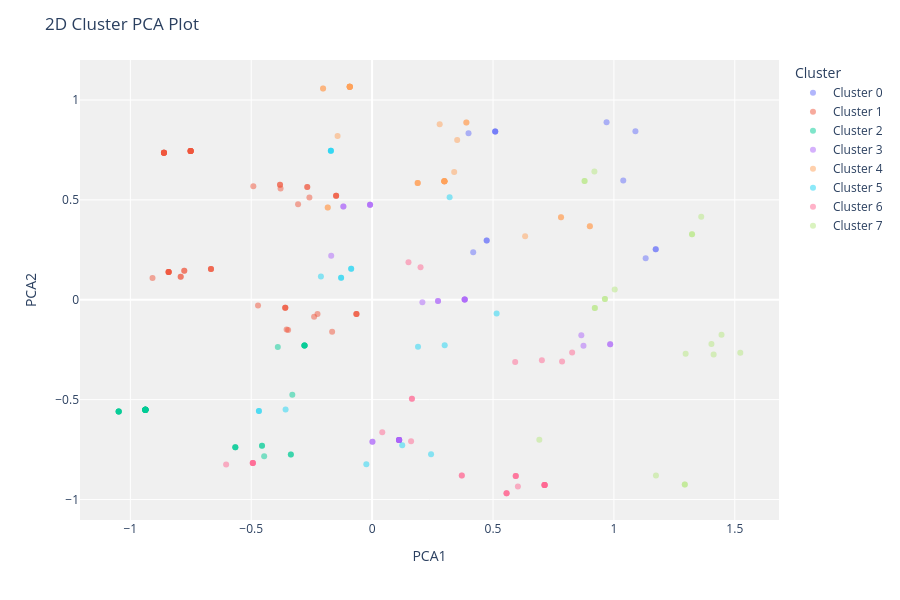

Notebook code for this chart:
### Code cell
plot_model(kmeans, plot='cluster')

### Figure 1 — Plotly figure (JSON) as saved in the notebook; plotly's stock layout.template omitted (floating-point values rounded to 4 significant figures)
{"data": [{"customdata": [["45-54"], ["25-34"], ["45-54"], ["45-54"], ["25-34"], ["45-54"], ["45-54"], ["45-54"], ["45-54"], ["18-24"], ["25-34"], ["25-34"], ["55-64"]], "hovertemplate": "Cluster=Cluster 0<br>PCA1=%{x}<br>PCA2=%{y}<br>Feature=%{customdata[0]}<extra></extra>", "legendgroup": "Cluster 0", "marker": {"color": "#636efa", "opacity": 0.5, "symbol": "circle"}, "mode": "markers", "name": "Cluster 0", "orientation": "v", "showlegend": true, "textposition": "top center", "type": "scatter", "x": [1.089, 0.4738, 0.9697, 0.5091, 1.173, 1.039, 0.5091, 0.3987, 0.5091, 1.131, 0.4738, 1.173, 0.4181], "xaxis": "x", "y": [0.8438, 0.2959, 0.8886, 0.842, 0.2529, 0.5967, 0.842, 0.8338, 0.842, 0.2076, 0.2959, 0.2529, 0.2373], "yaxis": "y"}, {"customdata": [["18-24"], ["45-54"], ["45-54"], ["45-54"], ["45-54"], ["45-54"], ["55-64"], ["unknown"], ["55-64"], ["25-34"], ["25-34"], ["45-54"], ["45-54"], ["55-64"], ["55-64"], ["45-54"], ["55-64"], ["55-64"], ["25-34"], ["25-34"], ["45-54"], ["45-54"], [">=65"], ["45-54"], ["45-54"], ["45-54"], [">=65"], ["45-54"], ["55-64"], ["55-64"], ["25-34"], ["45-54"], ["25-34"], ["25-34"], ["45-54"], ["25-34"], ["45-54"], ["55-64"], ["45-54"], ["45-54"], ["45-54"], ["45-54"], ["<18"], ["45-54"], ["45-54"], ["45-54"], ["45-54"], ["55-64"], ["unknown"], ["45-54"], [">=65"]], "hovertemplate": "Cluster=Cluster 1<br>PCA1=%{x}<br>PCA2=%{y}<br>Feature=%{customdata[0]}<extra></extra>", "legendgroup": "Cluster 1", "marker": {"color": "#EF553B", "opacity": 0.5, "symbol": "circle"}, "mode": "markers", "name": "Cluster 1", "orientation": "v", "showlegend": true, "textposition": "top center", "type": "scatter", "x": [-0.2258, -0.7505, -0.7505, -0.8609, -0.8609, -0.3786, -0.8415, -0.9082, -0.3592, -0.06492, -0.6665, -0.8609, -0.7505, -0.8415, -0.4719, -0.3809, -0.8415, -0.8415, -0.7769, -0.06492, -0.3809, -0.3062, -0.7916, -0.2593, -0.1489, -0.7505, -0.7916, -0.7505, -0.2399, -0.3592, -0.7769, -0.7505, -0.06492, -0.6665, -0.7505, -0.6665, -0.7505, -0.8415, -0.8609, -0.2682, -0.8609, -0.1489, -0.1654, -0.1489, -0.8609, -0.2682, -0.8609, -0.3592, -0.3535, -0.4913, -0.3473], "xaxis": "x", "y": [-0.07136, 0.7442, 0.7442, 0.736, 0.736, 0.5567, 0.1394, 0.109, -0.0399, -0.0709, 0.1533, 0.736, 0.7442, 0.1394, -0.02901, 0.5757, 0.1394, 0.1394, 0.1451, -0.0709, 0.5757, 0.4781, 0.1145, 0.5118, 0.52, 0.7442, 0.1145, 0.7442, -0.08475, -0.0399, 0.1451, 0.7442, -0.0709, 0.1533, 0.7442, 0.1533, 0.7442, 0.1394, 0.736, 0.5648, 0.736, 0.52, -0.1606, 0.52, 0.736, 0.5648, 0.736, -0.0399, -0.1489, 0.5675, -0.1516], "yaxis": "y"}, {"customdata": [["35-44"], ["35-44"], ["35-44"], ["35-44"], ["35-44"], ["35-44"], ["35-44"], ["35-44"], ["35-44"], ["35-44"], ["35-44"], ["35-44"], ["35-44"], ["35-44"], ["35-44"], ["35-44"], ["35-44"], ["35-44"], ["35-44"], ["35-44"], ["35-44"], ["35-44"], ["35-44"], ["35-44"], ["35-44"], ["35-44"], ["35-44"], ["35-44"], ["35-44"], ["35-44"], ["35-44"], ["35-44"], ["35-44"], ["35-44"], ["35-44"], ["35-44"], ["35-44"]], "hovertemplate": "Cluster=Cluster 2<br>PCA1=%{x}<br>PCA2=%{y}<br>Feature=%{customdata[0]}<extra></extra>", "legendgroup": "Cluster 2", "marker": {"color": "#00cc96", "opacity": 0.5, "symbol": "circle"}, "mode": "markers", "name": "Cluster 2", "orientation": "v", "showlegend": true, "textposition": "top center", "type": "scatter", "x": [-0.9377, -0.5658, -0.9377, -0.9377, -0.4554, -0.2797, -0.9377, -0.2797, -0.4465, -0.9377, -0.3361, -0.9377, -1.048, -0.9377, -0.5658, -0.9377, -0.3361, -0.9377, -0.2797, -0.2797, -0.9377, -0.33, -1.048, -0.9377, -1.048, -0.2797, -0.9377, -0.5658, -0.9377, -0.9377, -0.3901, -0.9377, -1.048, -1.048, -0.9377, -0.9377, -0.4554], "xaxis": "x", "y": [-0.5511, -0.7386, -0.5511, -0.5511, -0.7304, -0.2291, -0.5511, -0.2291, -0.7834, -0.5511, -0.7752, -0.5511, -0.5593, -0.5511, -0.7386, -0.5511, -0.7752, -0.5511, -0.2291, -0.2291, -0.5511, -0.4762, -0.5593, -0.5511, -0.5593, -0.2291, -0.5511, -0.7386, -0.5511, -0.5511, -0.2373, -0.5511, -0.5593, -0.5593, -0.5511, -0.5511, -0.7304], "yaxis": "y"}, {"customdata": [["35-44"], ["25-34"], ["35-44"], ["25-34"], ["35-44"], ["55-64"], ["35-44"], ["25-34"], ["25-34"], ["25-34"], ["25-34"], ["35-44"], ["35-44"], ["25-34"], ["25-34"], ["25-34"], ["35-44"], ["25-34"], ["25-34"], ["25-34"], ["35-44"], ["25-34"], ["35-44"], ["25-34"], ["25-34"], ["35-44"], ["25-34"]], "hovertemplate": "Cluster=Cluster 3<br>PCA1=%{x}<br>PCA2=%{y}<br>Feature=%{customdata[0]}<extra></extra>", "legendgroup": "Cluster 3", "marker": {"color": "#ab63fa", "opacity": 0.5, "symbol": "circle"}, "mode": "markers", "name": "Cluster 3", "orientation": "v", "showlegend": true, "textposition": "top center", "type": "scatter", "x": [0.1117, 0.3829, 0.001316, 0.9845, 0.1117, 0.2079, 0.1117, 0.3829, 0.2725, 0.2725, 0.8741, 0.1117, 0.001316, -0.008497, 0.3829, -0.1692, 0.1117, -0.1189, 0.8652, 0.9845, 0.1117, -0.008497, 0.1117, -0.008497, 0.3829, 0.1117, -0.1189], "xaxis": "x", "y": [-0.7027, 0.001635, -0.7109, -0.2225, -0.7027, -0.01221, -0.7027, 0.001635, -0.00656, -0.00656, -0.2307, -0.7027, -0.7109, 0.4753, 0.001635, 0.2199, -0.7027, 0.4671, -0.1777, -0.2225, -0.7027, 0.4753, -0.7027, 0.4753, 0.001635, -0.7027, 0.4671], "yaxis": "y"}, {"customdata": [["45-54"], ["45-54"], ["45-54"], ["45-54"], ["45-54"], ["45-54"], ["45-54"], ["45-54"], ["45-54"], ["45-54"], ["45-54"], ["45-54"], ["45-54"], ["45-54"], ["45-54"], ["45-54"], ["45-54"], ["55-64"], ["45-54"], ["45-54"], ["45-54"], ["45-54"], ["45-54"], ["45-54"], ["55-64"], ["45-54"], ["45-54"], ["45-54"], ["45-54"], ["45-54"], ["45-54"], ["45-54"], ["45-54"]], "hovertemplate": "Cluster=Cluster 4<br>PCA1=%{x}<br>PCA2=%{y}<br>Feature=%{customdata[0]}<extra></extra>", "legendgroup": "Cluster 4", "marker": {"color": "#FFA15A", "opacity": 0.5, "symbol": "circle"}, "mode": "markers", "name": "Cluster 4", "orientation": "v", "showlegend": true, "textposition": "top center", "type": "scatter", "x": [0.2989, 0.3898, 0.7812, 0.1885, 0.1885, -0.09252, 0.2989, -0.09252, 0.2989, 0.9005, 0.3518, 0.2989, -0.09252, 0.2989, 0.2989, 0.1885, 0.9005, -0.1835, 0.7812, -0.09252, -0.09252, 0.3898, -0.09252, -0.2029, -0.1835, 0.6328, -0.09252, 0.3395, -0.1428, -0.09252, 0.2989, -0.2029, 0.2794], "xaxis": "x", "y": [0.5925, 0.8869, 0.4132, 0.5843, 0.5843, 1.066, 0.5925, 1.066, 0.5925, 0.3684, 0.8001, 0.5925, 1.066, 0.5925, 0.5925, 0.5843, 0.3684, 0.4614, 0.4132, 1.066, 1.066, 0.8869, 1.066, 1.058, 0.4614, 0.3183, 1.066, 0.6397, 0.819, 1.066, 0.5925, 1.058, 0.8787], "yaxis": "y"}, {"customdata": [["35-44"], ["45-54"], ["35-44"], ["35-44"], ["35-44"], ["18-24"], ["45-54"], ["45-54"], [">=65"], ["25-34"], ["35-44"], ["35-44"], ["25-34"], ["45-54"], ["35-44"], ["35-44"], ["18-24"], ["25-34"]], "hovertemplate": "Cluster=Cluster 5<br>PCA1=%{x}<br>PCA2=%{y}<br>Feature=%{customdata[0]}<extra></extra>", "legendgroup": "Cluster 5", "marker": {"color": "#19d3f3", "opacity": 0.5, "symbol": "circle"}, "mode": "markers", "name": "Cluster 5", "orientation": "v", "showlegend": true, "textposition": "top center", "type": "scatter", "x": [0.1245, 0.3206, 0.2437, -0.4682, 0.1898, -0.1283, -0.1707, -0.1707, -0.2118, -0.08664, -0.02392, -0.3579, -0.08664, -0.1707, -0.4682, 0.3002, -0.1283, 0.515], "xaxis": "x", "y": [-0.7286, 0.5136, -0.7734, -0.5575, -0.2355, 0.1097, 0.746, 0.746, 0.1163, 0.1551, -0.8235, -0.5493, 0.1551, 0.746, -0.5575, -0.2273, 0.1097, -0.06911], "yaxis": "y"}, {"customdata": [["35-44"], ["35-44"], ["18-24"], ["35-44"], ["35-44"], ["35-44"], ["35-44"], ["35-44"], [">=65"], [">=65"], ["25-34"], ["35-44"], ["35-44"], ["35-44"], ["35-44"], ["35-44"], ["35-44"], ["35-44"], ["35-44"], ["55-64"], ["35-44"], ["35-44"], ["35-44"], ["35-44"], ["35-44"], ["35-44"], ["35-44"], [">=65"], ["35-44"], ["35-44"]], "hovertemplate": "Cluster=Cluster 6<br>PCA1=%{x}<br>PCA2=%{y}<br>Feature=%{customdata[0]}<extra></extra>", "legendgroup": "Cluster 6", "marker": {"color": "#FF6692", "opacity": 0.5, "symbol": "circle"}, "mode": "markers", "name": "Cluster 6", "orientation": "v", "showlegend": true, "textposition": "top center", "type": "scatter", "x": [0.556, 0.7133, 0.7856, 0.1646, 0.594, 0.7133, 0.7133, 0.371, 0.2003, 0.5917, 0.8272, 0.04192, -0.4934, 0.1646, -0.4934, 0.556, -0.4934, -0.6038, 0.7133, 0.1504, 0.1612, 0.594, 0.556, -0.4934, 0.371, 0.6029, 0.7133, 0.7021, 0.7133, 0.594], "xaxis": "x", "y": [-0.9688, -0.9269, -0.3097, -0.4951, -0.882, -0.9269, -0.9269, -0.8793, 0.1623, -0.3114, -0.2644, -0.6637, -0.8171, -0.4951, -0.8171, -0.9688, -0.8171, -0.8253, -0.9269, 0.1872, -0.7086, -0.882, -0.9688, -0.8171, -0.8793, -0.935, -0.9269, -0.3032, -0.9269, -0.882], "yaxis": "y"}, {"customdata": [["18-24"], ["35-44"], ["35-44"], ["25-34"], ["25-34"], ["45-54"], ["18-24"], ["25-34"], ["18-24"], ["18-24"], ["18-24"], ["45-54"], ["45-54"], ["35-44"], ["45-54"], ["25-34"], ["45-54"], ["25-34"], ["45-54"], ["35-44"]], "hovertemplate": "Cluster=Cluster 7<br>PCA1=%{x}<br>PCA2=%{y}<br>Feature=%{customdata[0]}<extra></extra>", "legendgroup": "Cluster 7", "marker": {"color": "#B6E880", "opacity": 0.5, "symbol": "circle"}, "mode": "markers", "name": "Cluster 7", "orientation": "v", "showlegend": true, "textposition": "top center", "type": "scatter", "x": [0.9211, 1.293, 1.293, 0.9628, 0.9628, 1.323, 1.403, 1.003, 0.9211, 1.412, 1.523, 0.9194, 1.323, 0.6916, 0.8788, 1.445, 1.361, 1.297, 0.8788, 1.174], "xaxis": "x", "y": [-0.04188, -0.9251, -0.9251, 0.003426, 0.003426, 0.3283, -0.2212, 0.05059, -0.04188, -0.2742, -0.266, 0.6415, 0.3283, -0.7009, 0.5943, -0.1759, 0.415, -0.2708, 0.5943, -0.8802], "yaxis": "y"}], "layout": {"height": 600, "legend": {"title": {"text": "Cluster"}, "tracegroupgap": 0}, "margin": {"t": 60}, "plot_bgcolor": "rgb(240,240,240)", "title": {"text": "2D Cluster PCA Plot"}, "xaxis": {"anchor": "y", "domain": [0, 1], "title": {"text": "PCA1"}}, "yaxis": {"anchor": "x", "domain": [0, 1], "title": {"text": "PCA2"}}}}
